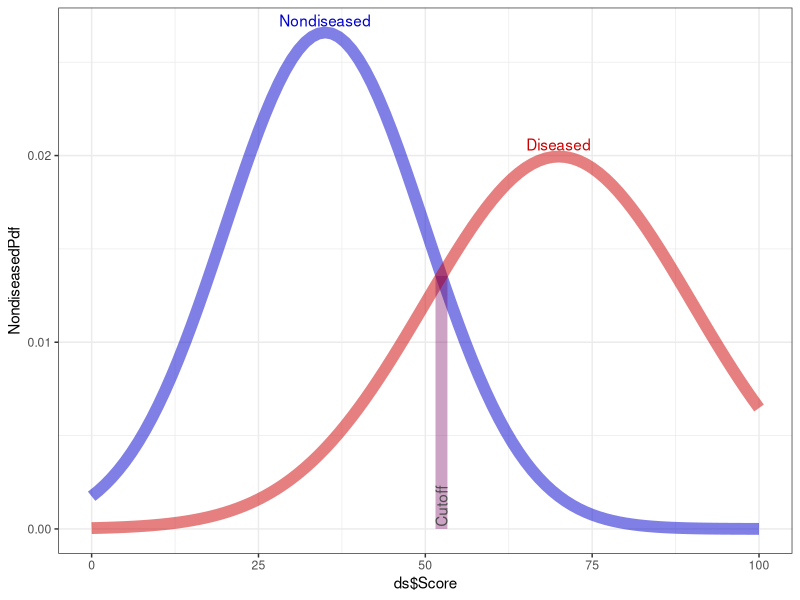

Reproduce this figure in R.
base::rm(list=base::ls(all=TRUE)) #Clear memory from previous runs.
require(ggplot2)


baseRate <- 0.3
muN <- 35 #'N' stands for 'Nondiseased'
sigmaN <- 15
muD <- 70 #'D' stands for 'Diseased'
sigmaD <- 20
measurementRange <- c(0, 100)
colorNondiseased <- "blue3"
colorDiseased <- "red3"

CalculateNondiseasePdf <- function( score, mu, sigma, baseRate=NA ) {
  baseRate <- ifelse(is.na(baseRate), 0, baseRate) #Notice missing values are set to 0, not 1 like with diseased.
  return( dnorm(x=score, mean=mu, sd=sigma) * (1-baseRate))
}
CalculateDiseasePdf <- function( score, mu, sigma, baseRate=NA ) {
  baseRate <- ifelse(is.na(baseRate), 1, baseRate) #Notice missing values are set to 1, not 0 like with nondiseased.
  return( dnorm(x=score, mean=mu, sd=sigma) * baseRate)
}
CalculateNondiseaseCdf <- function( score, baseRate, mu, sigma ) {
  baseRate <- ifelse(is.na(baseRate), 0, baseRate) #Notice missing values are set to 0, not 1 like with diseased.
  return( pnorm(q=score, mean=mu, sd=sigma) * (1-baseRate) )
}
CalculateDiseaseCdf <- function( score, baseRate, mu, sigma ) {
  baseRate <- ifelse(is.na(baseRate), 1, baseRate) #Notice missing values are set to 1, not 0 like with nondiseased.
  return( pnorm(q=score, mean=mu, sd=sigma) * (baseRate) )
}

ds <- data.frame(Score=seq(from=measurementRange[1], to=measurementRange[2], by=1))
ds$NondiseasedPdf <- CalculateNondiseasePdf(score=ds$Score,  muN, sigmaN, baseRate=NA)
ds$DiseasedPdf <- CalculateDiseasePdf(score=ds$Score, muD, sigmaD, baseRate=NA)
ds$NondiseasedCdfL <- CalculateNondiseaseCdf(score=ds$Score,  muN, sigmaN, baseRate=NA) #Specificity; the 'L' stands for "left" of the point.
ds$DiseasedCdfL <- CalculateDiseaseCdf(score=ds$Score, muD, sigmaD, baseRate=NA)
ds$NondiseasedCdfR <- 1- ds$NondiseasedCdf #max(ds$NondiseasedCdf) - ds$NondiseasedCdf
ds$DiseasedCdfR <- 1 - ds$DiseasedCdf #max(ds$DiseasedCdf) - ds$DiseasedCdf #Sensitivity; the 'R' stands for "right" of the point.
# ds$Line <- NA_real_
# ds$Constant <- NA_real_
ds$LRInstant <- ds$DiseasedPdf / ds$NondiseasedPdf
ds$LRPlus <- (ds$DiseasedCdfR)  / (ds$NondiseasedCdfR)
ds$LRMinus <- (ds$DiseasedCdfL)  / (ds$NondiseasedCdfL)
ds$LRRatio <- ds$LRPlus / ds$LRMinus

FxToMinimize <- function( x ) {
  difference <- (CalculateNondiseasePdf(score=x,  muN, sigmaN, baseRate=NA) - CalculateDiseasePdf(score=x, muD, sigmaD, baseRate=NA))
  return( abs(difference) )
}
searchRange <- sort(c(muD, muN)) + c(-1, 1)
# FxToMinimize(54)
intersectX <- optimize(f=FxToMinimize, interval=c(30, 80) )$minimum
intersectY <- CalculateNondiseasePdf(score=intersectX,  muN, sigmaN, baseRate=NA)
peakN <- CalculateNondiseasePdf(score=muN,  muN, sigmaN, baseRate=NA)
peakD <- CalculateDiseasePdf(score=muD,  muD, sigmaD, baseRate=NA)

ggplot(ds, aes(x=ds$Score)) +
  geom_line(aes(y=NondiseasedPdf), color=colorNondiseased, size=4, alpha=.5) +
  geom_line(aes(y=DiseasedPdf), color=colorDiseased, size=4, alpha=.5) +
  annotate(geom="segment", x=intersectX, y=intersectY, xend=intersectX, yend=0, size=4, alpha=.2, lineend="butt", color=colorNondiseased) +
  annotate(geom="segment", x=intersectX, y=intersectY, xend=intersectX, yend=0, size=4, alpha=.2, lineend="butt", color=colorDiseased) +
  annotate(geom="text", label="Nondiseased", x=muN, y=peakN, vjust=-.5, color=colorNondiseased) +
  annotate(geom="text", label="Diseased", x=muD, y=peakD, vjust=-.5, color=colorDiseased) +
  annotate(geom="text", label="Cutoff", x=intersectX, y=0, hjust=-.05, color="gray30", angle=90) +
  theme_bw()